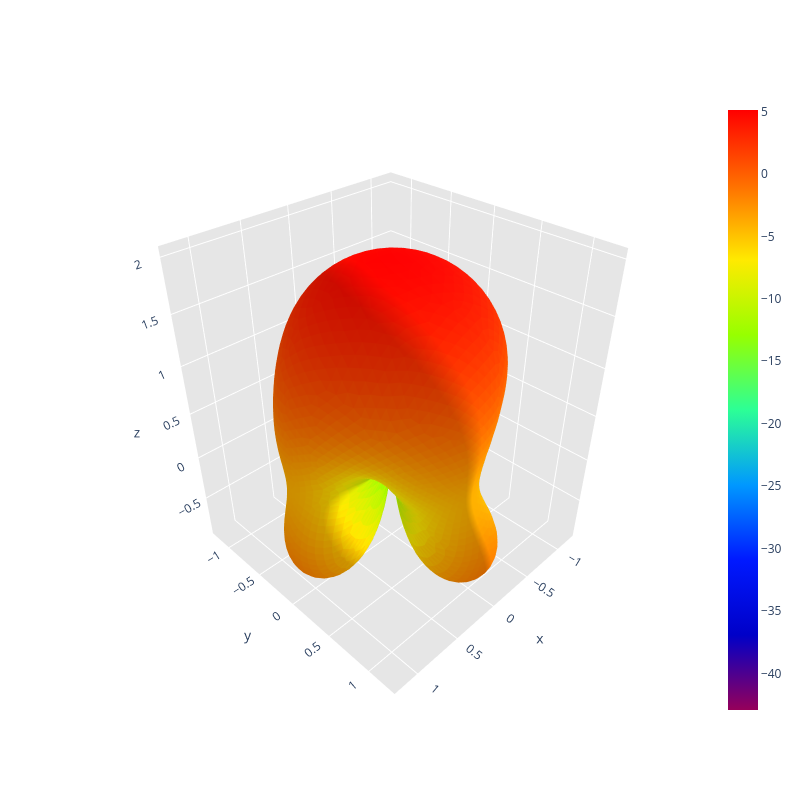

The notebook cell this image was saved under:
### Code cell
display_lhcp_gain(path, save_image=True)

### Figure 1 — Plotly figure (JSON) as saved in the notebook; plotly's stock layout.template omitted (floating-point values rounded to 4 significant figures; data arrays with more than 128 entries replaced by an {"elided": "..."} marker saying what was removed)
{"data": [{"facecolor": {"elided": "10296 str values"}, "i": {"elided": "10296 int values"}, "j": {"elided": "10296 int values"}, "k": {"elided": "10296 int values"}, "name": "", "type": "mesh3d", "x": {"elided": "5150 float values"}, "y": {"elided": "5150 float values"}, "z": {"elided": "5150 float values"}}, {"hoverinfo": "none", "marker": {"color": [-42.92, 5.113], "colorscale": [[0, "rgb(150, 0, 90)"], [0.125, "rgb(0, 0, 200)"], [0.25, "rgb(0, 25, 255)"], [0.375, "rgb(0, 152, 255)"], [0.5, "rgb(44, 255, 150)"], [0.625, "rgb(151, 255, 0)"], [0.75, "rgb(255, 234, 0)"], [0.875, "rgb(255, 111, 0)"], [1, "rgb(255, 0, 0)"]], "showscale": true, "size": 0.1}, "mode": "markers", "showlegend": false, "type": "scatter3d", "x": [1.225e-16], "y": [-2.999e-32], "z": [2.0]}], "layout": {"height": 800, "scene": {"aspectratio": {"x": 0.8258, "y": 0.8415, "z": 1}, "xaxis": {"backgroundcolor": "rgb(230, 230, 230)", "gridcolor": "rgb(255, 255, 255)", "showbackground": true, "zerolinecolor": "rgb(255, 255, 255)"}, "yaxis": {"backgroundcolor": "rgb(230, 230, 230)", "gridcolor": "rgb(255, 255, 255)", "showbackground": true, "zerolinecolor": "rgb(255, 255, 255)"}, "zaxis": {"backgroundcolor": "rgb(230, 230, 230)", "gridcolor": "rgb(255, 255, 255)", "showbackground": true, "zerolinecolor": "rgb(255, 255, 255)"}}, "title": {"text": ""}, "width": 800}}
